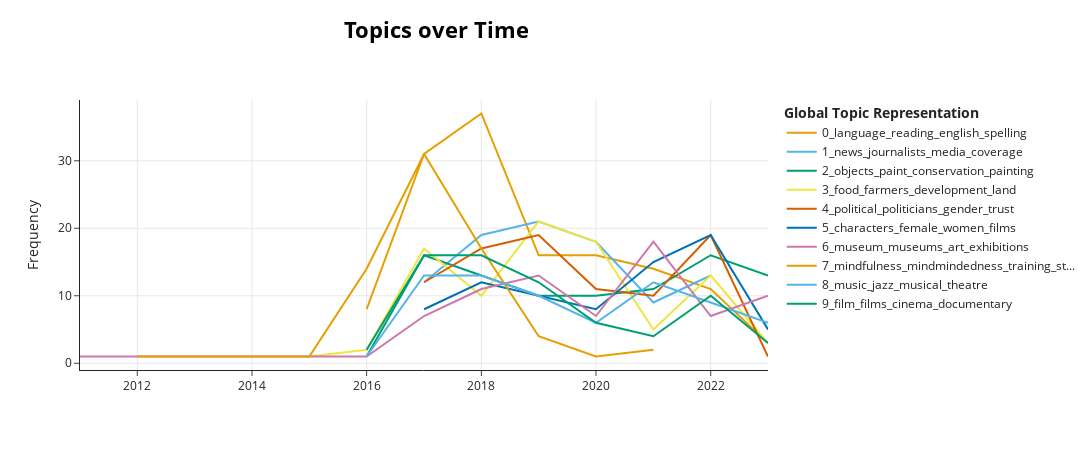

Here is the notebook cell this chart was saved with:
### Code cell
#topics over time with bertopic

#first, convert the year to datetime
eng['year'] = pd.to_datetime(eng['year'], format='%Y')


topics_over_time = topic_model.topics_over_time(doc_list, eng['year'].tolist())
topic_model.visualize_topics_over_time(topics_over_time, top_n_topics=10)

### Figure 1 — Plotly figure (JSON) as saved in the notebook; plotly's stock layout.template omitted (floating-point values rounded to 4 significant figures)
{"data": [{"hoverinfo": "text", "hovertext": ["<b>Topic 0</b><br>Words: reading, language, comprehension, vocabulary, english", "<b>Topic 0</b><br>Words: reading, language, spelling, english, children", "<b>Topic 0</b><br>Words: language, reading, words, english, children", "<b>Topic 0</b><br>Words: language, reading, english, phonological, languages", "<b>Topic 0</b><br>Words: language, english, spelling, sign, reading", "<b>Topic 0</b><br>Words: reading, language, speakers, english, languages", "<b>Topic 0</b><br>Words: language, english, reading, word, litmus", "<b>Topic 0</b><br>Words: vowels, speakers, vowel, spanish, monolingual"], "marker": {"color": "#E69F00"}, "mode": "lines", "name": "0_language_reading_english_spelling", "type": "scatter", "x": ["2016-01-01T00:00:00", "2017-01-01T00:00:00", "2018-01-01T00:00:00", "2019-01-01T00:00:00", "2020-01-01T00:00:00", "2021-01-01T00:00:00", "2022-01-01T00:00:00", "2023-01-01T00:00:00"], "y": [8, 31, 37, 16, 16, 14, 11, 3]}, {"hoverinfo": "text", "hovertext": ["<b>Topic 1</b><br>Words: news, journalists, media, coverage, newspapers", "<b>Topic 1</b><br>Words: coverage, news, journalists, media, newspapers", "<b>Topic 1</b><br>Words: news, media, coverage, journalists, journalism", "<b>Topic 1</b><br>Words: news, journalists, media, newspapers, coverage", "<b>Topic 1</b><br>Words: journalists, media, coverage, news, newspapers", "<b>Topic 1</b><br>Words: journalists, news, media, coverage, journalism"], "marker": {"color": "#56B4E9"}, "mode": "lines", "name": "1_news_journalists_media_coverage", "type": "scatter", "x": ["2017-01-01T00:00:00", "2018-01-01T00:00:00", "2019-01-01T00:00:00", "2020-01-01T00:00:00", "2021-01-01T00:00:00", "2022-01-01T00:00:00"], "y": [12, 19, 21, 18, 9, 13]}, {"hoverinfo": "text", "hovertext": ["<b>Topic 2</b><br>Words: terp, excavation, area, excavated, 1966", "<b>Topic 2</b><br>Words: painting, paint, conservation, objects, layer", "<b>Topic 2</b><br>Words: layer, leather, objects, compo, conservation", "<b>Topic 2</b><br>Words: painting, paint, object, objects, gold", "<b>Topic 2</b><br>Words: conservation, toolmarks, furniture, identification, collection", "<b>Topic 2</b><br>Words: objects, leather, adhesives, adhesive, gilt", "<b>Topic 2</b><br>Words: objects, corrosion, conservation, paint, reconstructions", "<b>Topic 2</b><br>Words: huipiles, dye, glass, layer, conservation"], "marker": {"color": "#009E73"}, "mode": "lines", "name": "2_objects_paint_conservation_painting", "type": "scatter", "x": ["2016-01-01T00:00:00", "2017-01-01T00:00:00", "2018-01-01T00:00:00", "2019-01-01T00:00:00", "2020-01-01T00:00:00", "2021-01-01T00:00:00", "2022-01-01T00:00:00", "2023-01-01T00:00:00"], "y": [1, 16, 13, 10, 10, 11, 16, 13]}, {"hoverinfo": "text", "hovertext": ["<b>Topic 3</b><br>Words: employability, polytechnic, kangemi, perceptions, youth", "<b>Topic 3</b><br>Words: indigenous, interaction, development, resettlement, namibia", "<b>Topic 3</b><br>Words: food, farmers, land, security, phosphate", "<b>Topic 3</b><br>Words: food, farmers, middle, development, value", "<b>Topic 3</b><br>Words: farmers, food, poverty, chain, sovereignty", "<b>Topic 3</b><br>Words: food, farmers, value, development, chain", "<b>Topic 3</b><br>Words: agroecological, ncd, food, traditional, farmers", "<b>Topic 3</b><br>Words: food, seed, farmers, security, agriculture", "<b>Topic 3</b><br>Words: river, food, communities, rights, boom"], "marker": {"color": "#F0E442"}, "mode": "lines", "name": "3_food_farmers_development_land", "type": "scatter", "x": ["2015-01-01T00:00:00", "2016-01-01T00:00:00", "2017-01-01T00:00:00", "2018-01-01T00:00:00", "2019-01-01T00:00:00", "2020-01-01T00:00:00", "2021-01-01T00:00:00", "2022-01-01T00:00:00", "2023-01-01T00:00:00"], "y": [1, 2, 17, 10, 21, 18, 5, 13, 3]}, {"hoverinfo": "text", "hovertext": ["<b>Topic 4</b><br>Words: women, political, gender, female, leadership", "<b>Topic 4</b><br>Words: political, politicians, trust, personality, female", "<b>Topic 4</b><br>Words: political, politicians, female, gender, male", "<b>Topic 4</b><br>Words: campaigning, negative, political, negativity, attack", "<b>Topic 4</b><br>Words: political, trust, gender, campaign, negative", "<b>Topic 4</b><br>Words: political, politicians, trust, gender, campaigning", "<b>Topic 4</b><br>Words: anticorruption, frame, legislation, rezist, prosecuted"], "marker": {"color": "#D55E00"}, "mode": "lines", "name": "4_political_politicians_gender_trust", "type": "scatter", "x": ["2017-01-01T00:00:00", "2018-01-01T00:00:00", "2019-01-01T00:00:00", "2020-01-01T00:00:00", "2021-01-01T00:00:00", "2022-01-01T00:00:00", "2023-01-01T00:00:00"], "y": [12, 17, 19, 11, 10, 19, 1]}, {"hoverinfo": "text", "hovertext": ["<b>Topic 5</b><br>Words: queer, women, films, history, characters", "<b>Topic 5</b><br>Words: female, women, representation, films, fans", "<b>Topic 5</b><br>Words: drag, women, her, female, films", "<b>Topic 5</b><br>Words: marvel, lgbt, characters, slave, fans", "<b>Topic 5</b><br>Words: characters, female, gender, women, films", "<b>Topic 5</b><br>Words: characters, girl, gender, her, female", "<b>Topic 5</b><br>Words: queer, villains, characters, films, series"], "marker": {"color": "#0072B2"}, "mode": "lines", "name": "5_characters_female_women_films", "type": "scatter", "x": ["2017-01-01T00:00:00", "2018-01-01T00:00:00", "2019-01-01T00:00:00", "2020-01-01T00:00:00", "2021-01-01T00:00:00", "2022-01-01T00:00:00", "2023-01-01T00:00:00"], "y": [8, 12, 10, 8, 15, 19, 5]}, {"hoverinfo": "text", "hovertext": ["<b>Topic 6</b><br>Words: hours, xxv, lathem, virtues, artists", "<b>Topic 6</b><br>Words: participation, museum, museums, project, exhibition", "<b>Topic 6</b><br>Words: museum, museums, babylon, art, collection", "<b>Topic 6</b><br>Words: museum, museums, exhibition, catalogue, art", "<b>Topic 6</b><br>Words: museums, museum, art, exhibitions, collections", "<b>Topic 6</b><br>Words: museums, museum, art, provenance, objects", "<b>Topic 6</b><br>Words: museum, museums, art, exhibitions, exhibition", "<b>Topic 6</b><br>Words: museums, museum, metro, nfts, exhibitions", "<b>Topic 6</b><br>Words: museums, museum, art, interdisciplinary, exhibition"], "marker": {"color": "#CC79A7"}, "mode": "lines", "name": "6_museum_museums_art_exhibitions", "type": "scatter", "x": ["2011-01-01T00:00:00", "2016-01-01T00:00:00", "2017-01-01T00:00:00", "2018-01-01T00:00:00", "2019-01-01T00:00:00", "2020-01-01T00:00:00", "2021-01-01T00:00:00", "2022-01-01T00:00:00", "2023-01-01T00:00:00"], "y": [1, 1, 7, 11, 13, 7, 18, 7, 10]}, {"hoverinfo": "text", "hovertext": ["<b>Topic 7</b><br>Words: symptoms, emdr, cptsd, somatic, complaints", "<b>Topic 7</b><br>Words: nightmares, ir, nightmare, dysfunctional, wl", "<b>Topic 7</b><br>Words: mindfulness, mindmindedness, training, stress, mindful", "<b>Topic 7</b><br>Words: mindfulness, mindmindedness, bpd, training, patients", "<b>Topic 7</b><br>Words: mindmindedness, mindfulness, training, mindful, stress", "<b>Topic 7</b><br>Words: parenting, mf, ac, mindfulnessbased, mindfulness", "<b>Topic 7</b><br>Words: spire, plus, mindfulness, stress, yunotraining", "<b>Topic 7</b><br>Words: pmdd, covid19related, stress, program, workability"], "marker": {"color": "#E69F00"}, "mode": "lines", "name": "7_mindfulness_mindmindedness_training_st...", "type": "scatter", "x": ["2012-01-01T00:00:00", "2015-01-01T00:00:00", "2016-01-01T00:00:00", "2017-01-01T00:00:00", "2018-01-01T00:00:00", "2019-01-01T00:00:00", "2020-01-01T00:00:00", "2021-01-01T00:00:00"], "y": [1, 1, 14, 31, 17, 4, 1, 2]}, {"hoverinfo": "text", "hovertext": ["<b>Topic 8</b><br>Words: subtext, concerto, mozart, clarinet, film", "<b>Topic 8</b><br>Words: music, theatre, jazz, musical, dance", "<b>Topic 8</b><br>Words: music, le, merveilleux, opera, musical", "<b>Topic 8</b><br>Words: music, jazz, musical, musicians, listener", "<b>Topic 8</b><br>Words: musical, pornographic, music, dance, sound", "<b>Topic 8</b><br>Words: music, musical, voice, grunge, quietness", "<b>Topic 8</b><br>Words: music, hop, hip, musical, subculture", "<b>Topic 8</b><br>Words: jazz, dialect, cologne, yodeling, dance"], "marker": {"color": "#56B4E9"}, "mode": "lines", "name": "8_music_jazz_musical_theatre", "type": "scatter", "x": ["2016-01-01T00:00:00", "2017-01-01T00:00:00", "2018-01-01T00:00:00", "2019-01-01T00:00:00", "2020-01-01T00:00:00", "2021-01-01T00:00:00", "2022-01-01T00:00:00", "2023-01-01T00:00:00"], "y": [1, 13, 13, 10, 6, 12, 9, 6]}, {"hoverinfo": "text", "hovertext": ["<b>Topic 9</b><br>Words: potter, harry, series, auteurship, decoded", "<b>Topic 9</b><br>Words: film, films, cinema, subjectivity, essay", "<b>Topic 9</b><br>Words: film, drone, films, cinema, series", "<b>Topic 9</b><br>Words: films, film, cinema, armenian, diasporic", "<b>Topic 9</b><br>Words: film, films, documentary, sunset, saul", "<b>Topic 9</b><br>Words: film, epsteins, films, precarity, filmthinking", "<b>Topic 9</b><br>Words: cinema, films, film, trauma, magical", "<b>Topic 9</b><br>Words: festival, film, cinema, circuit, third"], "marker": {"color": "#009E73"}, "mode": "lines", "name": "9_film_films_cinema_documentary", "type": "scatter", "x": ["2016-01-01T00:00:00", "2017-01-01T00:00:00", "2018-01-01T00:00:00", "2019-01-01T00:00:00", "2020-01-01T00:00:00", "2021-01-01T00:00:00", "2022-01-01T00:00:00", "2023-01-01T00:00:00"], "y": [2, 16, 16, 12, 6, 4, 10, 3]}], "layout": {"height": 450, "hoverlabel": {"bgcolor": "white", "font": {"family": "Rockwell", "size": 16}}, "legend": {"title": {"text": "<b>Global Topic Representation"}}, "title": {"font": {"color": "Black", "size": 22}, "text": "<b>Topics over Time</b>", "x": 0.4, "xanchor": "center", "y": 0.95, "yanchor": "top"}, "width": 1250, "xaxis": {"showgrid": true}, "yaxis": {"showgrid": true, "title": {"text": "Frequency"}}}}
